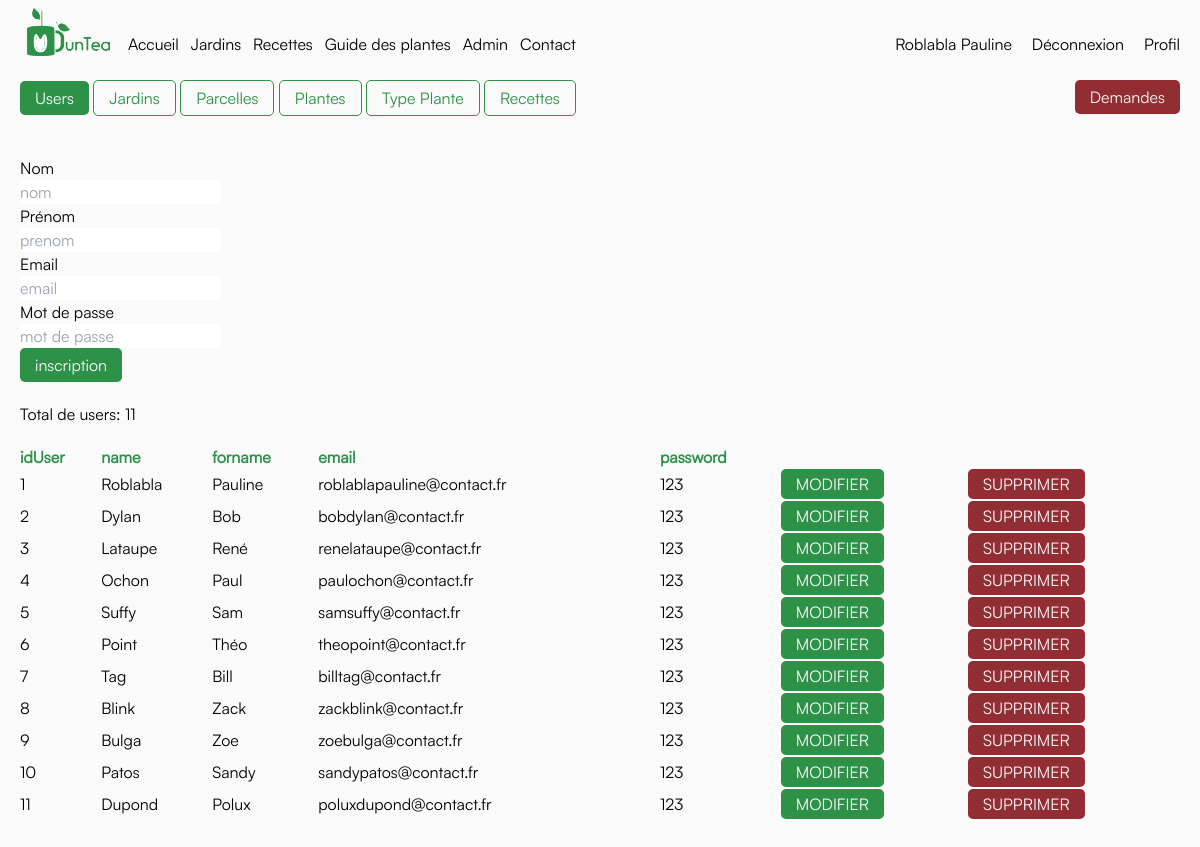
Page /admin/admin.php (signed in) on the committed database.
### tables this page shows
CREATE TABLE `USER` (
  `idUser` int(11) NOT NULL,
  `name` varchar(100) NOT NULL,
  `forname` varchar(100) NOT NULL,
  `email` varchar(100) DEFAULT NULL,
  `password` varchar(100) DEFAULT NULL
);

### admin/admin.php (the view, shortened to what this page needs)
<body>
<?php
    require_once('../assets/conf/head.inc.php');
    require_once('../assets/conf/conf.inc.php');
    require_once('../assets/conf/header.inc.php');
?>
<div class="grid grid-cols-2 my-10 sm:grid-cols-4 md:grid-cols-4 lg:grid-cols-6 xl:grid-cols-8 gap-5 mx-5">
    <div class="col-start-1 col-end-9 row-start-1">
    <button class="view-button button-secondary" data-view="Users" onclick="setView('Users')">Users</button>
    <button class=" view-button button-primary" data-view="Jardins" onclick="setView('Jardins')">Jardins</button>
    <button class=" view-button button-primary" data-view="Parcelles" onclick="setView('Parcelles')">Parcelles</button>
    <button class=" view-button button-primary" data-view="Plantes" onclick="setView('Plantes')">Plantes</button>
    <button class=" view-button button-primary" data-view="Type_Plante" onclick="setView('Type_Plante')">Type Plante</button>
    <button class=" view-button button-primary" data-view="Recette" onclick="setView('Recette')">Recettes</button>
    </div>
    <div class="col-start-8 col-end-9 row-start-1 text-end">
    <button class=" view-button button-tercery" data-view="Demandes" onclick="setView('Demande')">Demandes</button>
    </div>
</div>
<div class="view Users grid grid-cols-2 my-10 sm:grid-cols-4 md:grid-cols-4 lg:grid-cols-6 xl:grid-cols-8 gap-5 mx-5">
<?php
    require_once('../admin/User/inscriptionUser.php');
    $req = $db->query("SELECT * FROM USER");
    $userReq = $db->prepare('SELECT COUNT(idUser) as userCount FROM USER');
    $userReq->execute();
    $userCount = $userReq->fetchColumn();
    echo '<span class="row-start-2">Total de users: ' . htmlspecialchars($userCount) . '</span>';
    echo '<table class="col-start-1 col-end-9 w-full">';
    echo '<tr class="text-main">';
    echo '<th class="text-start">idUser</th>';
    echo '<th class="text-start">name</th>';
    echo '<th class="text-start">forname</th>';
    echo '<th class="text-start">email</th>';
    echo '<th class="text-start">password</th>';
    echo '</tr>';
    while($rep = $req->fetch()) {
        echo '<tr class="h-8">';
        echo '<td class="">'.$rep['idUser'].'</td>';
        echo '<td class="">'.$rep['name'].'</td>';
        echo '<td class="">'.$rep['forname'].'</td>';
        echo '<td class="">'.$rep['email'].'</td>';
        echo '<td class="">'.$rep['password'].'</td>';
        echo '<td class=""><a class="button-primary" href="/admin/User/modificationUser.php?num='. $rep['idUser'] . '">MODIFIER</a></td>';
        echo '<td class=""><a class="button-tercery" href="/admin/User/deleteUser.php?num='. $rep['idUser'] . '">SUPPRIMER</a></td>';
        echo '</tr>';
    }
    echo '</table>';
?>
</div>
</body>

### assets/css/style.css (style rules this page uses)
* { box-sizing: border-box; padding: 0; margin: 0; }
body { padding-top: 5svh; background-color: #FAFAFA; font-family: 'Satoshi-Regular'; }
.button-primary { background-color: #2D9148; color: #FAFAFA; padding: 5px 15px; border: 1px transparent; border-radius: 5px; cursor: pointer; }
.button-secondary { background-color: #FAFAFA; color: #2D9148; padding: 5px 15px; border: 1px solid #2D9148; border-radius: 5px; cursor: pointer; }
.button-tercery { background-color: #912D33; color: #FAFAFA; padding: 5px 15px; border: 1px transparent; border-radius: 5px; cursor: pointer; }

### rows in the picture
user: idUser "1", name "Roblabla", forname "Pauline", email "roblablapauline@contact.fr", password "123"
user: idUser "2", name "Dylan", forname "Bob", email "bobdylan@contact.fr", password "123"
user: idUser "3", name "Lataupe", forname "René", email "renelataupe@contact.fr", password "123"
user: idUser "4", name "Ochon", forname "Paul", email "paulochon@contact.fr", password "123"
user: idUser "5", name "Suffy", forname "Sam", email "samsuffy@contact.fr", password "123"
user: idUser "6", name "Point", forname "Théo", email "theopoint@contact.fr", password "123"
user: idUser "7", name "Tag", forname "Bill", email "billtag@contact.fr", password "123"
user: idUser "8", name "Blink", forname "Zack", email "zackblink@contact.fr", password "123"
user: idUser "9", name "Bulga", forname "Zoe", email "zoebulga@contact.fr", password "123"
user: idUser "10", name "Patos", forname "Sandy", email "sandypatos@contact.fr", password "123"
user: idUser "11", name "Dupond", forname "Polux", email "poluxdupond@contact.fr", password "123"

### other values in the picture
$_SESSION['nom'] "Roblabla"
$_SESSION['prenom'] "Pauline"
$userCount "11"
